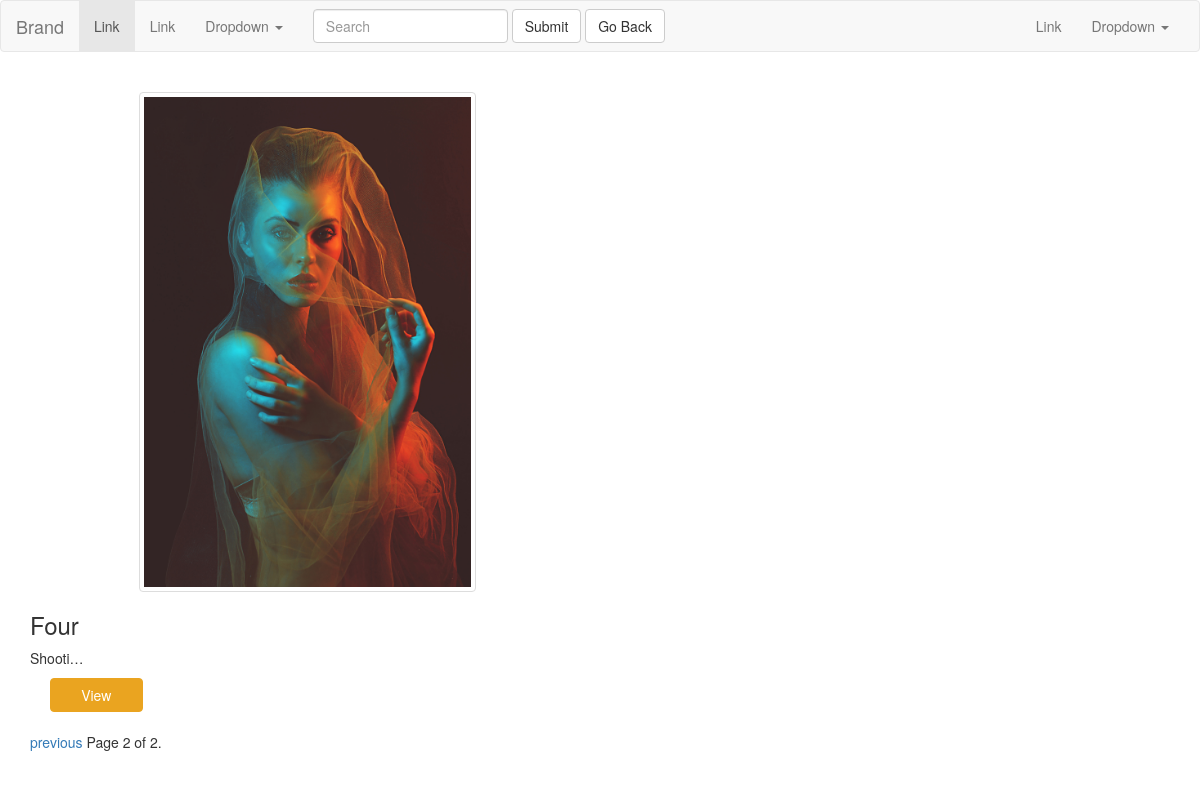
Page /posts/list/?page=2 on the committed database.
### posts/models.py (models this page shows, shortened)
class Post(models.Model):
    author = models.ForeignKey(User,default=1)
    title = models.CharField(max_length=50)
    image = models.ImageField(null=True , blank=True,upload_to="Django_images")
    content = models.TextField()
    draft = models.BooleanField(default=False)
    publish = models.DateField(auto_now=True)
    updated = models.DateTimeField(auto_now=True)
    timestamp = models.DateTimeField(auto_now_add=True)
    slug = models.SlugField(unique=True , null=True)
    def get_absolute_url(self):
        return reverse("posts:detail", kwargs={"slug": self.slug})
    class Meta:
        ordering =['-timestamp' ,'-updated']

### posts/views.py (the view, shortened to what this page needs)
def post_list(request):
	today = timezone.now().date()
	if request.user.is_staff or request.user.is_superuser:
		obj_list = Post.objects.all()
	else:
		obj_list = Post.objects.filter(draft=False).filter(publish__lte=today)
	query = request.GET.get("q")
	paginator = Paginator(obj_list, 4) # Show 5 contacts per page
	page = request.GET.get('page')
	try:
		obj = paginator.page(page)
	except PageNotAnInteger:
		obj = paginator.page(1)
	except EmptyPage:
		obj = paginator.page(paginator.num_pages)
	context = {
	"post_list": obj,
	"today": today,
	}
	return render(request, 'post_list.html', context)

### posts/templates/post_list.html (shortened to what this page needs)
{% extends "base.html" %}
{% block content %}
<div class="row">
    {% for object in post_list %}
        <div class="col-sm-6" style="top:20px">
            <div class="">
            {% if object.image %}
            <img src="{{object.image.url}}" class="img img-responsive thumbnail list-images">
            {% endif %}
                <div class="caption  ">
                    <h3>{{object.title}}</a></h3>
            <p> {{object.content|linebreaks|truncatechars:10}}</p>
            <p>
            <a href="{{object.get_absolute_url}}" class="btn btn-primary col-sm-2" style="left:20px">View</a>
            </p>
                </div>
            </div>
        </div>
    {% endfor %}
    </div>
    <br>
    <div class="pagination">
        <span class="step-links">
            {% if post_list.has_previous %}
                <a href="?page={{ post_list.previous_page_number }}&q={{request.GET.q}}">previous</a>
            {% endif %}
            <span class="current">
                Page {{ post_list.number }} of {{ post_list.paginator.num_pages }}.
            </span>
        </span>
    </div>
{% endblock content %}

### static/css/base.css (style rules this page uses)
.list-images { object-fit: cover !important; height:500px !important; max-width:350% !important; margin:auto !important; }
.btn-primary { color: #fff !important; background-color: #eaa420 !important; border-color: #eaa420 !important; }

### rows in the picture
Post: image (picture), title "Four", content "Shooti…"

### other values in the picture
{{ post_list.number }} "2"
{{ post_list.paginator.num_pages }} "2"
